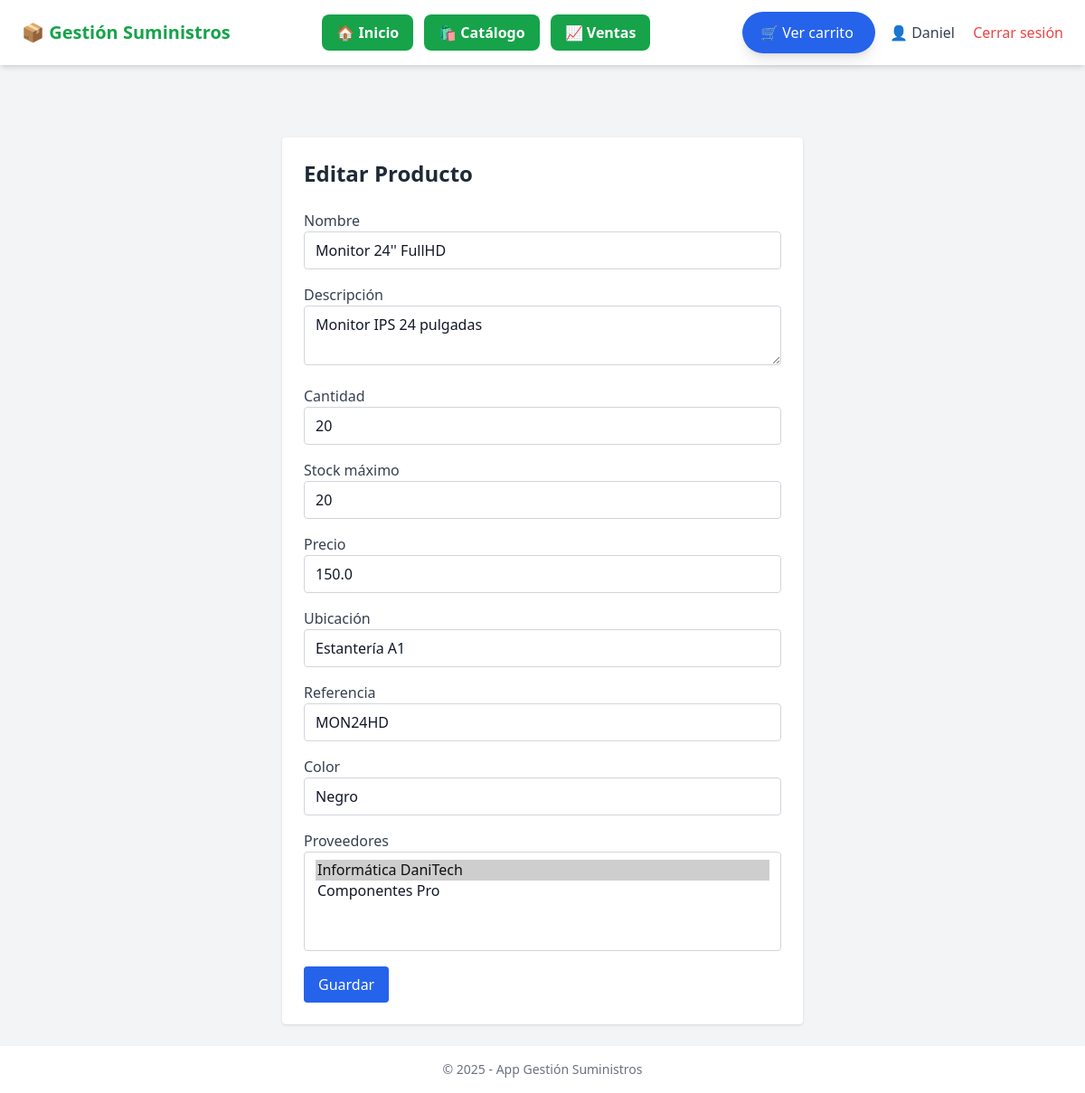
The app's page /producto/editar/1 (signed in), older data.
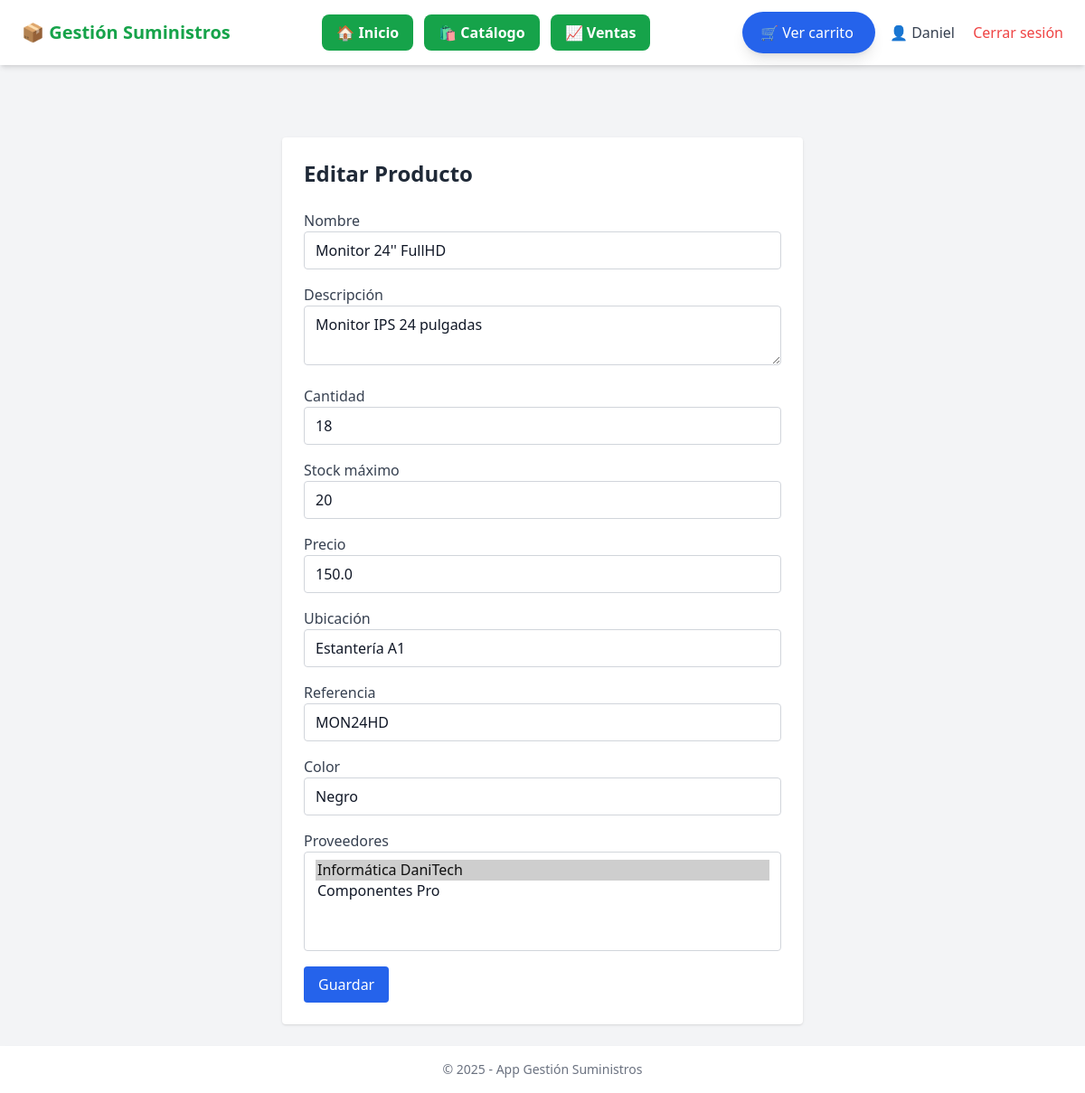
The same page, newer data.
### app/models.py (models this page shows, shortened)
class Producto(db.Model):
    id = db.Column(db.Integer, primary_key=True)
    nombre = db.Column(db.String(150), nullable=False)
    descripcion = db.Column(db.Text)
    cantidad = db.Column(db.Integer, nullable=False)
    stock_maximo = db.Column(db.Integer, nullable=False, default=100)
    precio = db.Column(db.Float, nullable=False)
    ubicacion = db.Column(db.String(100))
    referencia = db.Column(db.String(100))
    color = db.Column(db.String(50))
    proveedores = db.relationship('Proveedor', secondary=producto_proveedor, backref='productos')

### app/routes.py (the view, shortened to what this page needs)
@main.route('/producto/editar/<int:id>', methods=['GET', 'POST'])
@login_required
def editar_producto(id):
    producto = Producto.query.get_or_404(id)
    form = ProductoForm(obj=producto)
    form.proveedores.choices = [(p.id, p.nombre_empresa) for p in Proveedor.query.all()]
    form.proveedores.data = [p.id for p in producto.proveedores]
    return render_template('productos/formulario.html', form=form, titulo='Editar Producto')

### app/forms.py
class ProductoForm(FlaskForm):
    nombre = StringField('Nombre', validators=[DataRequired()])
    descripcion = TextAreaField('Descripción')
    cantidad = IntegerField('Cantidad', validators=[DataRequired()])
    stock_maximo = IntegerField('Stock máximo', validators=[DataRequired()])
    precio = FloatField('Precio', validators=[DataRequired()])
    ubicacion = StringField('Ubicación')
    referencia = StringField('Referencia')
    color = StringField('Color')
    proveedores = SelectMultipleField('Proveedores', coerce=int)
    submit = SubmitField('Guardar')

### app/routes.py (called while the page is built)
@login_manager.user_loader
def load_user(user_id):
    return Usuario.query.get(int(user_id))

### app/templates/productos/formulario.html (shortened to what this page needs)
{% extends 'base.html' %}
{% block content %}
<div class="max-w-xl mx-auto mt-10 bg-white p-6 rounded shadow">
    <h1 class="text-2xl font-bold mb-6 text-gray-800">{{ titulo }}</h1>
    <form method="POST" class="space-y-4">
        <div>
            <label class="block font-medium text-gray-700">{{ form.nombre.label }}</label>
            {{ form.nombre(class="w-full border border-gray-300 rounded px-3 py-2") }}
        </div>
        <div>
            <label class="block font-medium text-gray-700">{{ form.descripcion.label }}</label>
            {{ form.descripcion(class="w-full border border-gray-300 rounded px-3 py-2") }}
        </div>
        <div>
            <label class="block font-medium text-gray-700">{{ form.cantidad.label }}</label>
            {{ form.cantidad(class="w-full border border-gray-300 rounded px-3 py-2") }}
        </div>
        <div>
            <label class="block font-medium text-gray-700">{{ form.stock_maximo.label }}</label>
            {{ form.stock_maximo(class="w-full border border-gray-300 rounded px-3 py-2") }}
        </div>
        <div>
            <label class="block font-medium text-gray-700">{{ form.precio.label }}</label>
            {{ form.precio(class="w-full border border-gray-300 rounded px-3 py-2") }}
        </div>
        <div>
            <label class="block font-medium text-gray-700">{{ form.ubicacion.label }}</label>
            {{ form.ubicacion(class="w-full border border-gray-300 rounded px-3 py-2") }}
        </div>
        <div>
            <label class="block font-medium text-gray-700">{{ form.referencia.label }}</label>
            {{ form.referencia(class="w-full border border-gray-300 rounded px-3 py-2") }}
        </div>
        <div>
            <label class="block font-medium text-gray-700">{{ form.color.label }}</label>
            {{ form.color(class="w-full border border-gray-300 rounded px-3 py-2") }}
        </div>
        <div>
            <label class="block font-medium text-gray-700">{{ form.proveedores.label }}</label>
            {{ form.proveedores(class="w-full border border-gray-300 rounded px-3 py-2", multiple=True) }}
        </div>
        <div>
            {{ form.submit(class="bg-blue-600 text-white px-4 py-2 rounded hover:bg-blue-700") }}
        </div>
    </form>
</div>
{% endblock %}

Row changes from the older to the newer data that the page shows:
changed Producto "Monitor 24'' FullHD": cantidad "20" → "18"
